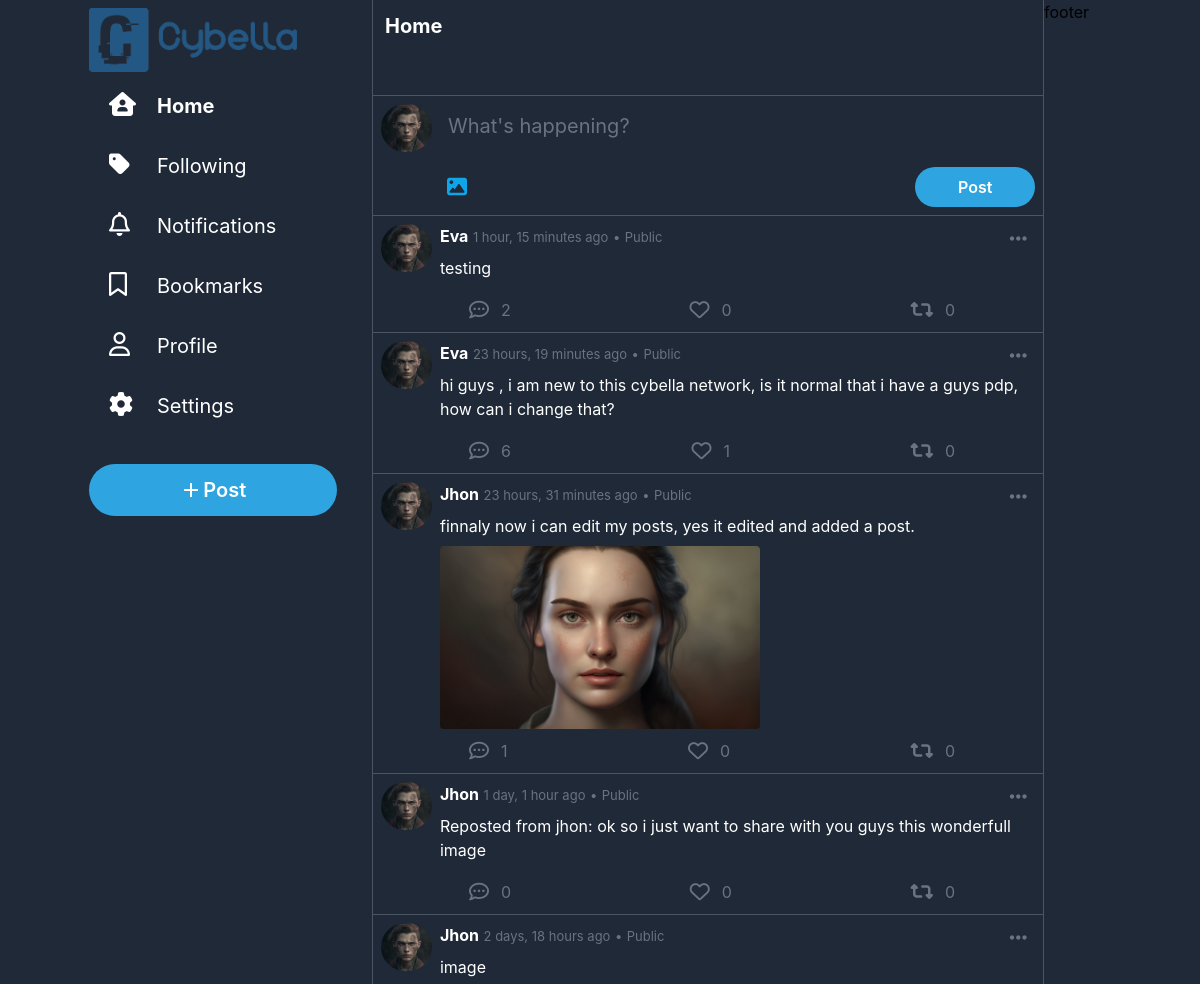
The app's page / (upper part), older data.
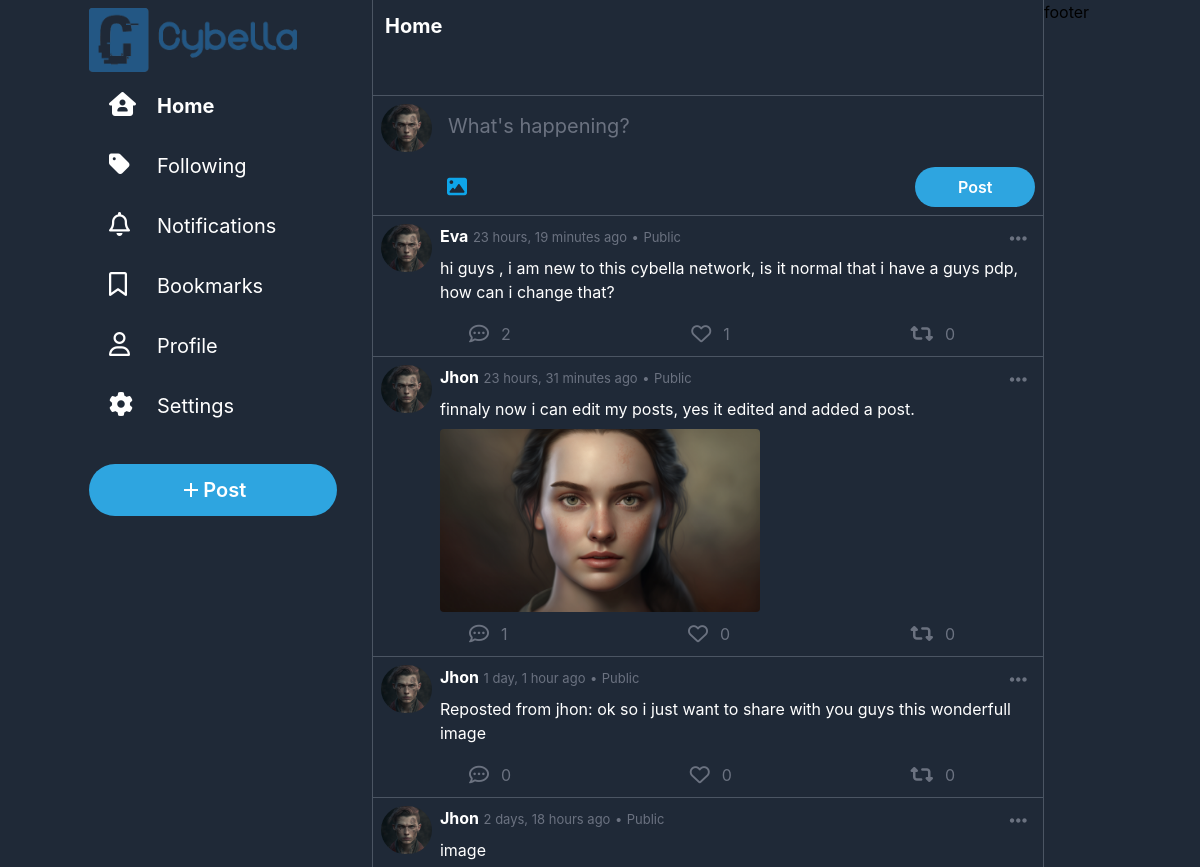
The same page, newer data.
### network/models.py (models this page shows, shortened)
class Post(models.Model):
    user = models.ForeignKey(User, on_delete=models.CASCADE, related_name="user")
    content = models.CharField(max_length=500)
    timestamp = models.DateTimeField(auto_now_add=True)
    likes = models.ManyToManyField(User, blank=True, related_name="liked_posts")
    images = models.ImageField(upload_to="network/images/posts", blank=True, null=True)
    repost = models.ForeignKey("self", on_delete=models.CASCADE, blank=True, null=True, related_name="reposts")
    parent_post = models.ForeignKey("self", on_delete=models.CASCADE, blank=True, null=True, related_name="comments")

class User(AbstractUser):
    picture = models.ImageField(upload_to="network/images/profile_pictures", blank=True, null=True,default="network/images/profile_pictures/default.png")
    followers = models.ManyToManyField("self", symmetrical=False, blank=True, related_name="following")
    bookmarks = models.ManyToManyField("Post", blank=True, related_name="bookmarked_by")
    def __str__(self):
        return f"{self.username}"

### network/views.py (the view)
# urls.py: path("", views.all_posts, name="index"),
def all_posts(request):
    if request.method == "POST":
        if request.user.is_authenticated:
            return new_post(request)
        else:
            return HttpResponseRedirect(reverse("login"))
    posts_list = Post.objects.order_by("-timestamp").all().filter(parent_post=None)
    paginator = Paginator(posts_list, 10)
    page = request.GET.get('page')
    posts = paginator.get_page(page)
    return render(request, "network/all_posts.html", {
        "posts": posts
    })

### network/templates/network/all_posts.html (shortened to what the changed rows need)
{% extends "network/layout.html" %}
{% load static %}
{% load custom_filters %}
{% block body %}
    {%for post in posts%}
        <div id="post{{post.id}}" class="w-full mx-auto bg-gray-800 pb-1 p-2 text-white border-b border-gray-600 hover:cursor-pointer hover:bg-slate-800">
            <div onclick="window.location.href='{% url 'post' post_id=post.id %}'" class="flex ">
                <img class="w-14 h-12 rounded-full mr-2" src="{{post.user.picture.url}}" alt="user Avatar">
                <div class="w-full">
                    <div class="flex justify-between">
                        <div>
                            <span class="font-bold">{{post.user|title}}</span>
                            <span class="text-gray-500 text-[13px]">{{post.timestamp|timesince}} ago</span>
                            <span class="text-gray-500 text-[13px]">•</span>
                            <span class="text-gray-500 text-[13px]">Public</span>
                        </div>
                        <div onclick="event.stopPropagation(); showOptions(this)"  class="relative hover:cursor-pointer rounded-full hover:bg-blue-600 hover:bg-opacity-20 px-2 py-1">
                            <i class="fa-solid fa-ellipsis-h text-xl text-gray-500  hover:text-blue-400"></i>
                        </div>
                    </div>
                    <div class="text-md w-full pl-0 pt-0 p-2  ">{{post.content}}</div>
                    {% if post.images %}
                        <div id="images-container" class="">
                            <img class="max-w-xs max-h-xs rounded" src="{{post.images.url}}" alt="post image">
                        </div>
                    {%endif%}
                </div>
            </div>
            <div class="flex justify-between mt-1 mx-20 text-gray-500">
                <div onclick="openCommentBox('{{post.user|title}}','{{post.timestamp|timesince}}','{{post.content}}','{{post.user.picture.url}}','{{post.id}}')" class="flex hover:text-blue-400 hover:cursor-pointer"><i class="fa-regular fa-comment-dots text-xl rounded-full hover:bg-blue-400 hover:bg-opacity-20 p-2 "></i><span class="mt-1.5 ml-1">{{post.comments.all.count}}</span></div>
                {% if user not in post.likes.all%}
                    <div id="like" onclick="like(this,{{post.id}})" class="flex hover:text-rose-400 hover:cursor-pointer"><i class="fa-regular fa-heart text-xl rounded-full hover:bg-rose-400 hover:bg-opacity-20 p-2"></i><span class="mt-1.5 ml-1">{{post.likes.count}}</span></div>
                {%else%}
                    <div id="like" onclick="like(this,{{post.id}})" class="flex hover:text-rose-400 hover:cursor-pointer text-rose-400"><i class="fa-solid fa-heart text-xl rounded-full hover:bg-rose-400 hover:bg-opacity-20 p-2"></i><span class="mt-1.5 ml-1">{{post.likes.count}}</span></div>
                {%endif%}
                {% if not user.is_authenticated or not post|is_reposted_by_user:user%}
                    <div id="repost" onclick="repost(this,{{post.id}})" class="flex hover:text-emerald-500 hover:cursor-pointer"><i class="fa-solid fa-retweet text-xl rounded-full hover:bg-emerald-500 hover:bg-opacity-20 p-2"></i><span class="mt-1.5 ml-1">{{post.reposts.count}}</span></div>
                {%else%}
                    <div id="repost" onclick="repost(this,{{post.id}})" class="flex text-emerald-500 hover:text-emerald-500 hover:cursor-pointer"><i class="fa-solid fa-retweet text-xl rounded-full hover:bg-emerald-500 hover:bg-opacity-20 p-2"></i><span class="mt-1.5 ml-1">{{post.reposts.count}}</span></div>
                {%endif%}
            </div>
        </div>
    {%endfor%}
{% endblock %}

Row changes from the older to the newer data that the page shows:
removed Post: user.picture (placeholder picture), user "Eva", timestamp "1 hour, 15 minutes", content "testing", comments.all.count "2", likes.count "0", reposts.count "0"
computed for Post "23 hours, 19 minutes": comments.all.count "6" → "2"
